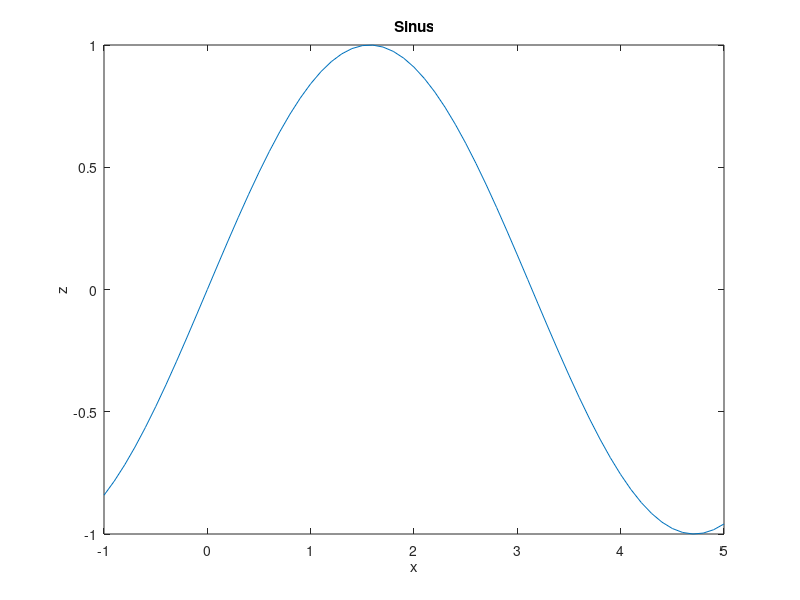

Here is the MATLAB script that generated this plot:
%% mySin
%% Function domain
x = -1:0.1:5;
%% Function values
y =sin(x)
%% Figure initialization
figure
%% Plotting figure
plot(x,y)
%% Grid
grid off
%% Title
title('Sinus')
%% x-label
xlabel('x')
%% y-label
ylabel('z')